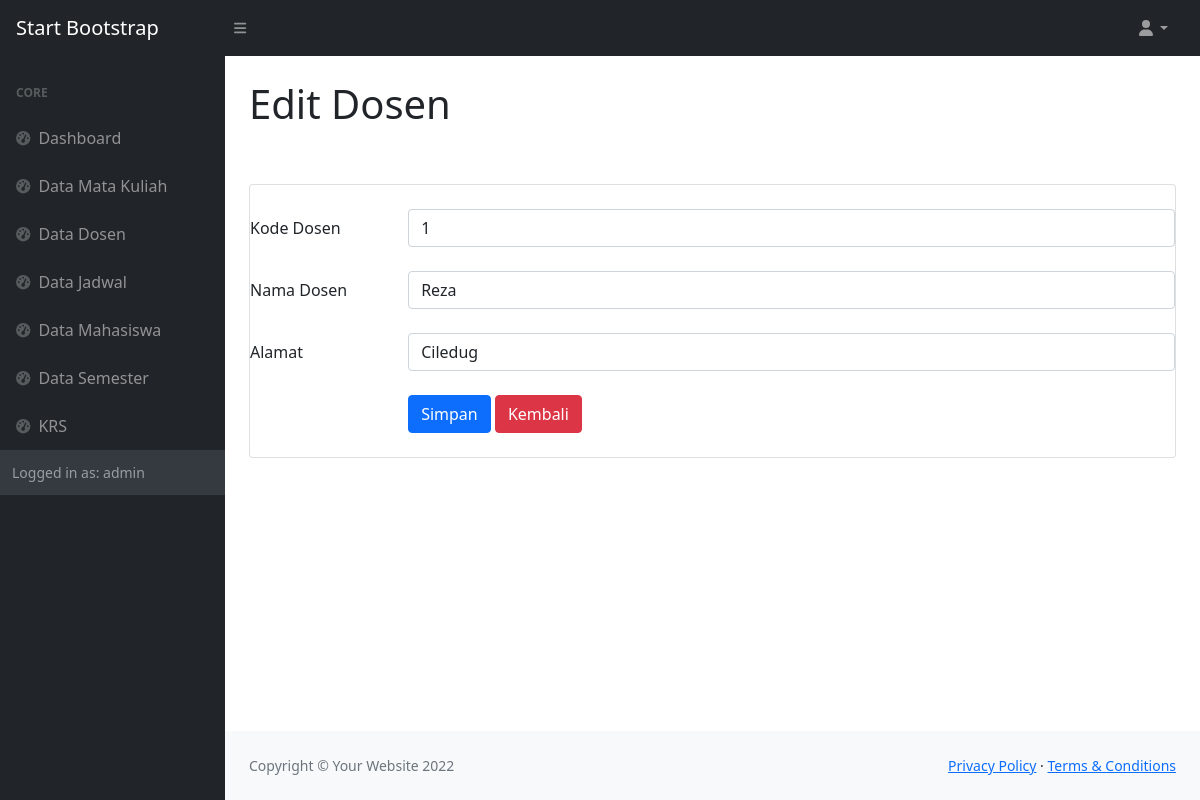
Page /pelatihanujikom/dosen/edit.php?kd_dosen=1 (signed in) on the committed database.
### tables this page shows
CREATE TABLE `tbl_dosen` (
  `kd_dosen` int(11) NOT NULL,
  `nama` varchar(50) NOT NULL,
  `alamat` text NOT NULL
);

### pelatihanujikom/koneksi.php (called while the page is built, shortened)
<?php
class koneksi{
   public $koneksi;
   function __construct(){
       $this->koneksi=mysqli_connect("localhost","root","","db_pelatihan27");
   }
	function get_dosenById($kd_dosen){
		$data=$this->koneksi->query("SELECT * FROM tbl_dosen WHERE kd_dosen='$kd_dosen'");
		return $data;
	}
}
 $data=new koneksi();

### pelatihanujikom/dosen/edit.php (the view, shortened to what this page needs)
<?php
include '../koneksi.php';
$kd_dosen = $_GET['kd_dosen'];
$dosenByID = $data->get_dosenById($kd_dosen)->fetch_assoc();
?>
<!DOCTYPE html>
<html lang="en">
<head>
    <link href="https://cdn.jsdelivr.net/npm/simple-datatables@latest/dist/style.css" rel="stylesheet" />
    <link href="../css/styles.css" rel="stylesheet" />
</head>
<body class="sb-nav-fixed">
    <nav class="sb-topnav navbar navbar-expand navbar-dark bg-dark">
        <a class="navbar-brand ps-3" href="index.html">Start Bootstrap</a>
        <button class="btn btn-link btn-sm order-1 order-lg-0 me-4 me-lg-0" id="sidebarToggle" href="#!"><i class="fas fa-bars"></i></button>
        <ul class="navbar-nav ms-auto ms-md-0 me-3 me-lg-4">
            <li class="nav-item dropdown">
                <a class="nav-link dropdown-toggle" id="navbarDropdown" href="#" role="button" data-bs-toggle="dropdown" aria-expanded="false"><i class="fas fa-user fa-fw"></i></a>
            </li>
        </ul>
    </nav>
    <div id="layoutSidenav">
        <div id="layoutSidenav_nav">
            <nav class="sb-sidenav accordion sb-sidenav-dark" id="sidenavAccordion">
                <div class="sb-sidenav-menu">
                    <div class="nav">
                        <div class="sb-sidenav-menu-heading">Core</div>
                        <a class="nav-link" href="index.php">
                            <div class="sb-nav-link-icon">
                                <i class="fas fa-tachometer-alt"></i>
                            </div>
                            Dashboard
                        </a>
                        <a class="nav-link" href="../matkul">
                            <div class="sb-nav-link-icon">
                                <i class="fas fa-tachometer-alt"></i>
                            </div>
                            Data Mata Kuliah
                        </a>
                        <a class="nav-link" href="index.html">
                            <div class="sb-nav-link-icon">
                                <i class="fas fa-tachometer-alt"></i>
                            </div>
                            Data Dosen
                        </a>
                        <a class="nav-link" href="index.html">
                            <div class="sb-nav-link-icon">
                                <i class="fas fa-tachometer-alt"></i>
                            </div>
                            Data Jadwal
                        </a>
                        <a class="nav-link" href="index.html">
                            <div class="sb-nav-link-icon">
                                <i class="fas fa-tachometer-alt"></i>
                            </div>
                            Data Mahasiswa
                        </a>
                        <a class="nav-link" href="index.html">
                            <div class="sb-nav-link-icon">
                                <i class="fas fa-tachometer-alt"></i>
                            </div>
                            Data Semester
                        </a>
                        <a class="nav-link" href="index.html">
                            <div class="sb-nav-link-icon">
                                <i class="fas fa-tachometer-alt"></i>
                            </div>
                            KRS
                        </a>
                        <div class="sb-sidenav-footer">
                            <div class="small">Logged in as: <?php echo $_SESSION['username'] ?> </div>
                        </div>
            </nav>
        </div>
        <div id="layoutSidenav_content">
            <main>
                <div class="container-fluid px-4">
                    <h1 class="mt-4">Edit Dosen</h1>
                    <br>
                    <br>
                    <div class="card mb-4">
                        <form action="#" method="post">
                            <form>
                                <br>
                                <div class="form-group row">
                                    <label class="col-sm-2 col-form-label">Kode Dosen</label>
                                    <div class="col-sm-10">
                                        <input type="text" class="form-control" name="kd_dosen" value="<?php echo $dosenByID['kd_dosen'] ?>" placeholder="Username">
                                    </div>
                                </div>
                                <br>
                                <div class="form-group row">
                                    <label class="col-sm-2 col-form-label">Nama Dosen</label>
                                    <div class="col-sm-10">
                                        <input type="text" class="form-control" name="nama_dosen" value="<?php echo $dosenByID['nama'] ?>" placeholder="Username">
                                    </div>
                                </div>
                                <br>
                                <div class="form-group row">
                                    <label class="col-sm-2 col-form-label">Alamat</label>
                                    <div class="col-sm-10">
                                        <input type="text" class="form-control" name="alamat" value="<?php echo $dosenByID['alamat'] ?>" placeholder="Username">
                                        <br>
                                        <button type="submit" class="btn btn-primary"> Simpan</button>
                                        <a href="index.php" class="btn btn-danger"> Kembali</a>
                                        <br>
                                        <br>
                                    </div>
                                    <br>
                                </div>
                            </form>
                        </form>
                    </div>
                </div>
            </main>
            <footer class="py-4 bg-light mt-auto">
                <div class="container-fluid px-4">
                    <div class="d-flex align-items-center justify-content-between small">
                        <div class="text-muted">Copyright &copy; Your Website 2022</div>
                        <div>
                            <a href="#">Privacy Policy</a>
                            &middot;
                            <a href="#">Terms &amp; Conditions</a>
                        </div>
                    </div>
                </div>
            </footer>
        </div>
    </div>
</body>
</html>

### rows in the picture
tbl_dosen: kd_dosen "1", nama_dosen "Reza", alamat "Ciledug"

### other values in the picture
$_SESSION['username'] "admin"
